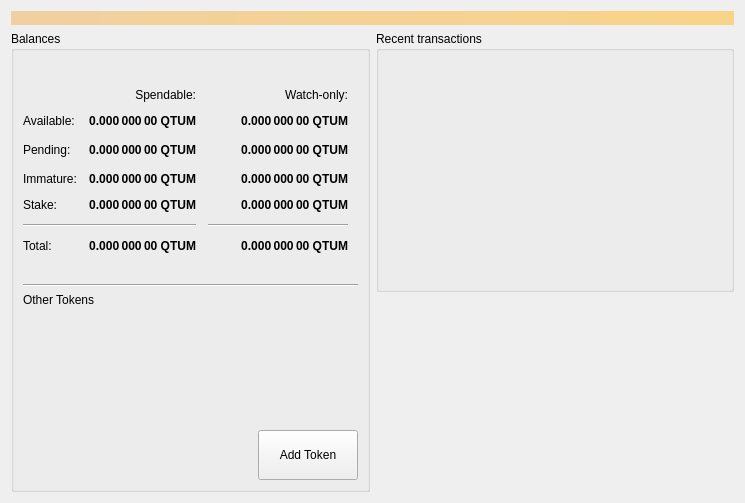
<?xml version="1.0" encoding="UTF-8"?>
<ui version="4.0">
 <class>OverviewPage</class>
 <widget class="QWidget" name="OverviewPage">
  <property name="geometry">
   <rect>
    <x>0</x>
    <y>0</y>
    <width>745</width>
    <height>503</height>
   </rect>
  </property>
  <property name="windowTitle">
   <string>Form</string>
  </property>
  <layout class="QVBoxLayout" name="topLayout">
   <item>
    <widget class="QLabel" name="labelAlerts">
     <property name="visible">
      <bool>false</bool>
     </property>
     <property name="styleSheet">
      <string notr="true">QLabel { background-color: qlineargradient(x1: 0, y1: 0, x2: 1, y2: 0, stop:0 #F0D0A0, stop:1 #F8D488); color:#000000; }</string>
     </property>
     <property name="wordWrap">
      <bool>true</bool>
     </property>
     <property name="margin">
      <number>3</number>
     </property>
     <property name="textInteractionFlags">
      <set>Qt::TextSelectableByMouse</set>
     </property>
    </widget>
   </item>
   <item>
    <layout class="QHBoxLayout" name="horizontalLayout" stretch="1,1">
     <item>
      <layout class="QVBoxLayout" name="verticalLayout_2">
       <item>
        <widget class="QGroupBox" name="groupBoxBalances">
         <property name="title">
          <string>Balances</string>
         </property>
         <layout class="QVBoxLayout" name="verticalLayout">
          <property name="spacing">
           <number>6</number>
          </property>
          <item>
           <layout class="QHBoxLayout" name="horizontalLayout_3">
            <item>
             <widget class="QPushButton" name="labelWalletStatus">
              <property name="enabled">
               <bool>true</bool>
              </property>
              <property name="maximumSize">
               <size>
                <width>30</width>
                <height>16777215</height>
               </size>
              </property>
              <property name="toolTip">
               <string>The displayed information may be out of date. Your wallet automatically synchronizes with the Qtum network after a connection is established, but this process has not completed yet.</string>
              </property>
              <property name="text">
               <string/>
              </property>
              <property name="icon">
               <iconset>
                <normaloff>:/icons/warning</normaloff>
                <disabledoff>:/icons/warning</disabledoff>:/icons/warning</iconset>
              </property>
              <property name="iconSize">
               <size>
                <width>24</width>
                <height>24</height>
               </size>
              </property>
              <property name="flat">
               <bool>true</bool>
              </property>
             </widget>
            </item>
            <item>
             <spacer name="horizontalSpacer">
              <property name="orientation">
               <enum>Qt::Horizontal</enum>
              </property>
              <property name="sizeHint" stdset="0">
               <size>
                <width>40</width>
                <height>20</height>
               </size>
              </property>
             </spacer>
            </item>
           </layout>
          </item>
          <item>
           <layout class="QGridLayout" name="gridLayout">
            <property name="spacing">
             <number>12</number>
            </property>
            <item row="2" column="2">
             <widget class="QLabel" name="labelWatchPending">
              <property name="font">
               <font>
                <weight>75</weight>
                <bold>true</bold>
               </font>
              </property>
              <property name="cursor">
               <cursorShape>IBeamCursor</cursorShape>
              </property>
              <property name="toolTip">
               <string>Unconfirmed transactions to watch-only addresses</string>
              </property>
              <property name="text">
               <string notr="true">0.000 000 00 QTUM</string>
              </property>
              <property name="alignment">
               <set>Qt::AlignRight|Qt::AlignTrailing|Qt::AlignVCenter</set>
              </property>
              <property name="textInteractionFlags">
               <set>Qt::LinksAccessibleByMouse|Qt::TextSelectableByKeyboard|Qt::TextSelectableByMouse</set>
              </property>
             </widget>
            </item>
            <item row="2" column="1">
             <widget class="QLabel" name="labelUnconfirmed">
              <property name="font">
               <font>
                <weight>75</weight>
                <bold>true</bold>
               </font>
              </property>
              <property name="cursor">
               <cursorShape>IBeamCursor</cursorShape>
              </property>
              <property name="toolTip">
               <string>Total of transactions that have yet to be confirmed, and do not yet count toward the spendable balance</string>
              </property>
              <property name="text">
               <string notr="true">0.000 000 00 QTUM</string>
              </property>
              <property name="alignment">
               <set>Qt::AlignRight|Qt::AlignTrailing|Qt::AlignVCenter</set>
              </property>
              <property name="textInteractionFlags">
               <set>Qt::LinksAccessibleByMouse|Qt::TextSelectableByKeyboard|Qt::TextSelectableByMouse</set>
              </property>
             </widget>
            </item>
            <item row="3" column="2">
             <widget class="QLabel" name="labelWatchImmature">
              <property name="font">
               <font>
                <weight>75</weight>
                <bold>true</bold>
               </font>
              </property>
              <property name="cursor">
               <cursorShape>IBeamCursor</cursorShape>
              </property>
              <property name="toolTip">
               <string>Mined balance in watch-only addresses that has not yet matured</string>
              </property>
              <property name="text">
               <string notr="true">0.000 000 00 QTUM</string>
              </property>
              <property name="alignment">
               <set>Qt::AlignRight|Qt::AlignTrailing|Qt::AlignVCenter</set>
              </property>
              <property name="textInteractionFlags">
               <set>Qt::LinksAccessibleByMouse|Qt::TextSelectableByKeyboard|Qt::TextSelectableByMouse</set>
              </property>
             </widget>
            </item>
            <item row="5" column="0" colspan="2">
             <widget class="Line" name="line">
              <property name="orientation">
               <enum>Qt::Horizontal</enum>
              </property>
             </widget>
            </item>
            <item row="5" column="2">
             <widget class="Line" name="lineWatchBalance">
              <property name="sizePolicy">
               <sizepolicy hsizetype="Preferred" vsizetype="Fixed">
                <horstretch>0</horstretch>
                <verstretch>0</verstretch>
               </sizepolicy>
              </property>
              <property name="minimumSize">
               <size>
                <width>140</width>
                <height>0</height>
               </size>
              </property>
              <property name="orientation">
               <enum>Qt::Horizontal</enum>
              </property>
             </widget>
            </item>
            <item row="6" column="0">
             <widget class="QLabel" name="labelTotalText">
              <property name="text">
               <string>Total:</string>
              </property>
             </widget>
            </item>
            <item row="3" column="1">
             <widget class="QLabel" name="labelImmature">
              <property name="font">
               <font>
                <weight>75</weight>
                <bold>true</bold>
               </font>
              </property>
              <property name="cursor">
               <cursorShape>IBeamCursor</cursorShape>
              </property>
              <property name="toolTip">
               <string>Mined balance that has not yet matured</string>
              </property>
              <property name="text">
               <string notr="true">0.000 000 00 QTUM</string>
              </property>
              <property name="alignment">
               <set>Qt::AlignRight|Qt::AlignTrailing|Qt::AlignVCenter</set>
              </property>
              <property name="textInteractionFlags">
               <set>Qt::LinksAccessibleByMouse|Qt::TextSelectableByKeyboard|Qt::TextSelectableByMouse</set>
              </property>
             </widget>
            </item>
            <item row="3" column="0">
             <widget class="QLabel" name="labelImmatureText">
              <property name="text">
               <string>Immature:</string>
              </property>
             </widget>
            </item>
            <item row="6" column="1">
             <widget class="QLabel" name="labelTotal">
              <property name="font">
               <font>
                <weight>75</weight>
                <bold>true</bold>
               </font>
              </property>
              <property name="cursor">
               <cursorShape>IBeamCursor</cursorShape>
              </property>
              <property name="toolTip">
               <string>Your current total balance</string>
              </property>
              <property name="text">
               <string notr="true">0.000 000 00 QTUM</string>
              </property>
              <property name="alignment">
               <set>Qt::AlignRight|Qt::AlignTrailing|Qt::AlignVCenter</set>
              </property>
              <property name="textInteractionFlags">
               <set>Qt::LinksAccessibleByMouse|Qt::TextSelectableByKeyboard|Qt::TextSelectableByMouse</set>
              </property>
             </widget>
            </item>
            <item row="6" column="2">
             <widget class="QLabel" name="labelWatchTotal">
              <property name="font">
               <font>
                <weight>75</weight>
                <bold>true</bold>
               </font>
              </property>
              <property name="cursor">
               <cursorShape>IBeamCursor</cursorShape>
              </property>
              <property name="toolTip">
               <string>Current total balance in watch-only addresses</string>
              </property>
              <property name="text">
               <string notr="true">0.000 000 00 QTUM</string>
              </property>
              <property name="alignment">
               <set>Qt::AlignRight|Qt::AlignTrailing|Qt::AlignVCenter</set>
              </property>
              <property name="textInteractionFlags">
               <set>Qt::LinksAccessibleByMouse|Qt::TextSelectableByKeyboard|Qt::TextSelectableByMouse</set>
              </property>
             </widget>
            </item>
            <item row="0" column="2">
             <widget class="QLabel" name="labelWatchonly">
              <property name="text">
               <string>Watch-only:</string>
              </property>
              <property name="alignment">
               <set>Qt::AlignRight|Qt::AlignTrailing|Qt::AlignVCenter</set>
              </property>
             </widget>
            </item>
            <item row="1" column="0">
             <widget class="QLabel" name="labelBalanceText">
              <property name="text">
               <string>Available:</string>
              </property>
             </widget>
            </item>
            <item row="1" column="1">
             <widget class="QLabel" name="labelBalance">
              <property name="font">
               <font>
                <weight>75</weight>
                <bold>true</bold>
               </font>
              </property>
              <property name="cursor">
               <cursorShape>IBeamCursor</cursorShape>
              </property>
              <property name="toolTip">
               <string>Your current spendable balance</string>
              </property>
              <property name="text">
               <string notr="true">0.000 000 00 QTUM</string>
              </property>
              <property name="alignment">
               <set>Qt::AlignRight|Qt::AlignTrailing|Qt::AlignVCenter</set>
              </property>
              <property name="textInteractionFlags">
               <set>Qt::LinksAccessibleByMouse|Qt::TextSelectableByKeyboard|Qt::TextSelectableByMouse</set>
              </property>
             </widget>
            </item>
            <item row="1" column="2">
             <widget class="QLabel" name="labelWatchAvailable">
              <property name="font">
               <font>
                <weight>75</weight>
                <bold>true</bold>
               </font>
              </property>
              <property name="cursor">
               <cursorShape>IBeamCursor</cursorShape>
              </property>
              <property name="toolTip">
               <string>Your current balance in watch-only addresses</string>
              </property>
              <property name="text">
               <string notr="true">0.000 000 00 QTUM</string>
              </property>
              <property name="alignment">
               <set>Qt::AlignRight|Qt::AlignTrailing|Qt::AlignVCenter</set>
              </property>
              <property name="textInteractionFlags">
               <set>Qt::LinksAccessibleByMouse|Qt::TextSelectableByKeyboard|Qt::TextSelectableByMouse</set>
              </property>
             </widget>
            </item>
            <item row="2" column="0">
             <widget class="QLabel" name="labelPendingText">
              <property name="text">
               <string>Pending:</string>
              </property>
             </widget>
            </item>
            <item row="0" column="1">
             <widget class="QLabel" name="labelSpendable">
              <property name="text">
               <string>Spendable:</string>
              </property>
              <property name="alignment">
               <set>Qt::AlignRight|Qt::AlignTrailing|Qt::AlignVCenter</set>
              </property>
             </widget>
            </item>
            <item row="4" column="0">
             <widget class="QLabel" name="labelStakeText">
              <property name="text">
               <string>Stake:</string>
              </property>
             </widget>
            </item>
            <item row="4" column="1">
             <widget class="QLabel" name="labelStake">
              <property name="font">
               <font>
                <weight>75</weight>
                <bold>true</bold>
               </font>
              </property>
              <property name="text">
               <string>0.000 000 00 QTUM</string>
              </property>
              <property name="alignment">
               <set>Qt::AlignRight|Qt::AlignTrailing|Qt::AlignVCenter</set>
              </property>
              <property name="textInteractionFlags">
               <set>Qt::LinksAccessibleByMouse|Qt::TextSelectableByKeyboard|Qt::TextSelectableByMouse</set>
              </property>
             </widget>
            </item>
            <item row="4" column="2">
             <widget class="QLabel" name="labelWatchStake">
              <property name="font">
               <font>
                <weight>75</weight>
                <bold>true</bold>
               </font>
              </property>
              <property name="text">
               <string>0.000 000 00 QTUM</string>
              </property>
              <property name="alignment">
               <set>Qt::AlignRight|Qt::AlignTrailing|Qt::AlignVCenter</set>
              </property>
              <property name="textInteractionFlags">
               <set>Qt::LinksAccessibleByMouse|Qt::TextSelectableByKeyboard|Qt::TextSelectableByMouse</set>
              </property>
             </widget>
            </item>
            <item row="2" column="3">
             <spacer name="horizontalSpacer_2">
              <property name="orientation">
               <enum>Qt::Horizontal</enum>
              </property>
              <property name="sizeHint" stdset="0">
               <size>
                <width>40</width>
                <height>20</height>
               </size>
              </property>
             </spacer>
            </item>
           </layout>
          </item>
          <item>
           <spacer name="verticalSpacer_3">
            <property name="orientation">
             <enum>Qt::Vertical</enum>
            </property>
            <property name="sizeType">
             <enum>QSizePolicy::Fixed</enum>
            </property>
            <property name="sizeHint" stdset="0">
             <size>
              <width>20</width>
              <height>25</height>
             </size>
            </property>
           </spacer>
          </item>
          <item>
           <widget class="Line" name="line_2">
            <property name="orientation">
             <enum>Qt::Horizontal</enum>
            </property>
           </widget>
          </item>
          <item>
           <layout class="QVBoxLayout" name="verticalLayout_5">
            <property name="spacing">
             <number>12</number>
            </property>
            <item>
             <widget class="QLabel" name="labelTokens">
              <property name="text">
               <string>Other Tokens</string>
              </property>
             </widget>
            </item>
            <item>
             <layout class="QHBoxLayout" name="horizontalLayout_4">
              <property name="leftMargin">
               <number>10</number>
              </property>
              <property name="rightMargin">
               <number>10</number>
              </property>
              <item>
               <widget class="QListView" name="listTokens">
                <property name="enabled">
                 <bool>true</bool>
                </property>
                <property name="styleSheet">
                 <string notr="true">QListView { background: transparent; }</string>
                </property>
               </widget>
              </item>
             </layout>
            </item>
           </layout>
          </item>
          <item>
           <layout class="QHBoxLayout" name="horizontalLayout_5">
            <item>
             <spacer name="horizontalSpacer_4">
              <property name="orientation">
               <enum>Qt::Horizontal</enum>
              </property>
              <property name="sizeHint" stdset="0">
               <size>
                <width>40</width>
                <height>20</height>
               </size>
              </property>
             </spacer>
            </item>
            <item>
             <widget class="QPushButton" name="buttonAddToken">
              <property name="minimumSize">
               <size>
                <width>100</width>
                <height>50</height>
               </size>
              </property>
              <property name="text">
               <string>Add Token</string>
              </property>
             </widget>
            </item>
           </layout>
          </item>
         </layout>
        </widget>
       </item>
       <item>
        <spacer name="verticalSpacer">
         <property name="orientation">
          <enum>Qt::Vertical</enum>
         </property>
         <property name="sizeHint" stdset="0">
          <size>
           <width>20</width>
           <height>40</height>
          </size>
         </property>
        </spacer>
       </item>
      </layout>
     </item>
     <item>
      <layout class="QVBoxLayout" name="verticalLayout_3">
       <item>
        <widget class="QGroupBox" name="groupBoxRecent">
         <property name="sizePolicy">
          <sizepolicy hsizetype="Expanding" vsizetype="Preferred">
           <horstretch>0</horstretch>
           <verstretch>0</verstretch>
          </sizepolicy>
         </property>
         <property name="title">
          <string>Recent transactions</string>
         </property>
         <layout class="QVBoxLayout" name="verticalLayout_4">
          <property name="leftMargin">
           <number>0</number>
          </property>
          <property name="rightMargin">
           <number>0</number>
          </property>
          <item>
           <layout class="QHBoxLayout" name="horizontalLayout_2">
            <property name="leftMargin">
             <number>9</number>
            </property>
            <property name="rightMargin">
             <number>9</number>
            </property>
            <item>
             <widget class="QPushButton" name="labelTransactionsStatus">
              <property name="enabled">
               <bool>true</bool>
              </property>
              <property name="maximumSize">
               <size>
                <width>30</width>
                <height>16777215</height>
               </size>
              </property>
              <property name="toolTip">
               <string>The displayed information may be out of date. Your wallet automatically synchronizes with the Qtum network after a connection is established, but this process has not completed yet.</string>
              </property>
              <property name="text">
               <string/>
              </property>
              <property name="icon">
               <iconset>
                <normaloff>:/icons/warning</normaloff>
                <disabledoff>:/icons/warning</disabledoff>:/icons/warning</iconset>
              </property>
              <property name="iconSize">
               <size>
                <width>24</width>
                <height>24</height>
               </size>
              </property>
              <property name="flat">
               <bool>true</bool>
              </property>
             </widget>
            </item>
            <item>
             <spacer name="horizontalSpacer_3">
              <property name="orientation">
               <enum>Qt::Horizontal</enum>
              </property>
              <property name="sizeHint" stdset="0">
               <size>
                <width>40</width>
                <height>20</height>
               </size>
              </property>
             </spacer>
            </item>
           </layout>
          </item>
          <item>
           <widget class="QListView" name="listTransactions">
            <property name="styleSheet">
             <string notr="true">QListView { background: transparent; }</string>
            </property>
            <property name="frameShape">
             <enum>QFrame::NoFrame</enum>
            </property>
            <property name="verticalScrollBarPolicy">
             <enum>Qt::ScrollBarAlwaysOff</enum>
            </property>
            <property name="horizontalScrollBarPolicy">
             <enum>Qt::ScrollBarAlwaysOff</enum>
            </property>
            <property name="selectionMode">
             <enum>QAbstractItemView::NoSelection</enum>
            </property>
           </widget>
          </item>
         </layout>
        </widget>
       </item>
       <item>
        <spacer name="verticalSpacer_2">
         <property name="orientation">
          <enum>Qt::Vertical</enum>
         </property>
         <property name="sizeType">
          <enum>QSizePolicy::Expanding</enum>
         </property>
         <property name="sizeHint" stdset="0">
          <size>
           <width>20</width>
           <height>40</height>
          </size>
         </property>
        </spacer>
       </item>
      </layout>
     </item>
    </layout>
   </item>
  </layout>
 </widget>
 <resources/>
 <connections/>
</ui>
